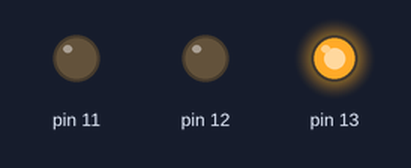
Simulated run of this sketch. Board: Arduino Uno, built with avr-gcc and run on an emulated ATmega328P. Parts: output pins drawn as LEDs (lit = HIGH).

Above: at 0.1 s.
At 5.1 s:
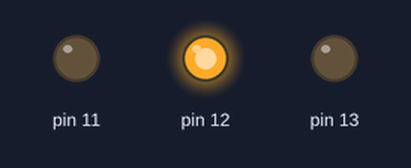
At 14.1 s:
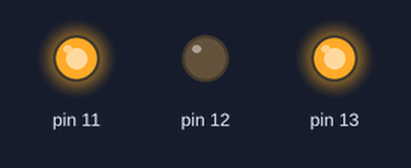
At 19.1 s:
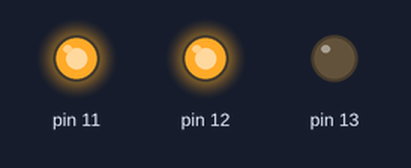
At 35.1 s:
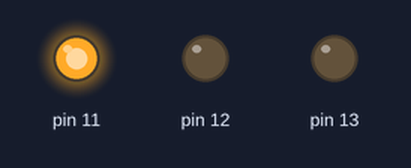
Timing chart, 0 to 36.6 s (numbered marks = the images above):
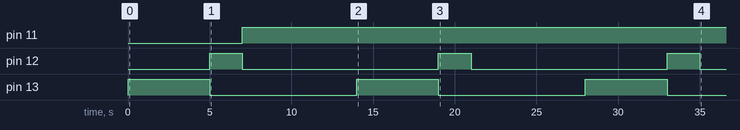

Measured:
- by itself, pin 11: LOW → HIGH at 7.0 s
- by itself, pin 12: alternates HIGH for 2.0 s and LOW for 12.0 s
- by itself, pin 13: alternates HIGH for 5.0 s and LOW for 9.0 s

The sketch:

TinkerCAD_05____________________.ino
```cpp
void setup() {
  pinMode(13, OUTPUT);
  pinMode(12, OUTPUT);
  pinMode(11, OUTPUT);
}
void loop() {
  digitalWrite(13, HIGH);
  delay(5000); // ïàóçà 5 ñ
  digitalWrite(13, LOW);
  digitalWrite(12, HIGH);
  delay(2000); // ïàóçà 2 ñ
  digitalWrite(12, LOW);
  digitalWrite(11, HIGH);
  delay(7000); // ïàóçà 7 ñ
}
```
